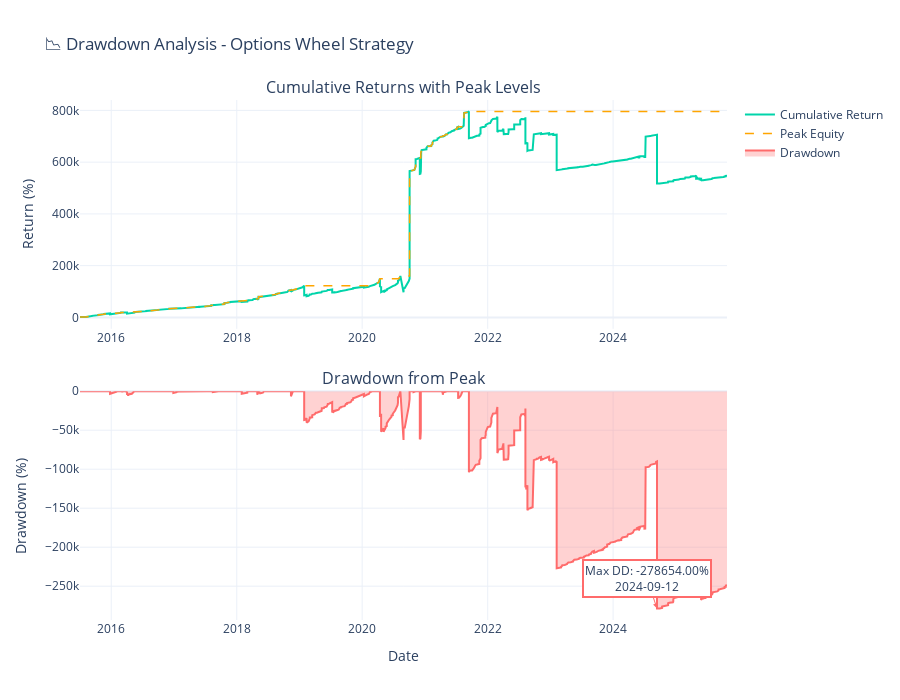

The notebook cell saved with this chart:
### Markdown cell above
## 📉 Drawdown Analysis

Drawdowns measure the decline from peak portfolio value - a critical risk metric for options strategies. This analysis shows:

- **Drawdown curve**: How far below the previous peak equity the portfolio fell at each point
- **Maximum drawdown**: The largest peak-to-trough decline experienced (14.1%)
- **Recovery periods**: How long it took to reach new highs after drawdowns

For a wheel strategy on high-growth tech stocks, drawdowns often occur during:
- Market corrections when both stock prices and option premiums decline
- Periods of getting assigned on stocks that continue falling
- High volatility events that create temporary losses

### Code cell
# Calculate drawdowns
df['Cumulative_Max'] = df['Cumulative_Return_Pct'].cummax()
df['Drawdown'] = df['Cumulative_Return_Pct'] - df['Cumulative_Max']

# Find max drawdown point
max_dd_idx = df['Drawdown'].idxmin()
max_dd_date = df.loc[max_dd_idx, 'Date']
max_dd_value = df.loc[max_dd_idx, 'Drawdown']

# Create drawdown visualization
fig = make_subplots(
    rows=2, cols=1,
    subplot_titles=('Cumulative Returns with Peak Levels', 'Drawdown from Peak'),
    vertical_spacing=0.12,
    row_heights=[0.5, 0.5]
)

# Top panel: Cumulative returns with running maximum
fig.add_trace(go.Scatter(
    x=df['Date'],
    y=df['Cumulative_Return_Pct'],
    mode='lines',
    name='Cumulative Return',
    line=dict(color='#00d4aa', width=2),
    hovertemplate='<b>Date:</b> %{x|%Y-%m-%d}<br><b>Return:</b> %{y:.2f}%<extra></extra>'
), row=1, col=1)

fig.add_trace(go.Scatter(
    x=df['Date'],
    y=df['Cumulative_Max'],
    mode='lines',
    name='Peak Equity',
    line=dict(color='#ffa500', width=1.5, dash='dash'),
    hovertemplate='<b>Date:</b> %{x|%Y-%m-%d}<br><b>Peak:</b> %{y:.2f}%<extra></extra>'
), row=1, col=1)

# Bottom panel: Drawdown
fig.add_trace(go.Scatter(
    x=df['Date'],
    y=df['Drawdown'],
    mode='lines',
    name='Drawdown',
    line=dict(color='#ff6b6b', width=2),
    fill='tozeroy',
    fillcolor='rgba(255, 107, 107, 0.3)',
    hovertemplate='<b>Date:</b> %{x|%Y-%m-%d}<br><b>Drawdown:</b> %{y:.2f}%<extra></extra>'
), row=2, col=1)

# Annotate max drawdown
fig.add_annotation(
    x=max_dd_date,
    y=max_dd_value,
    text=f"Max DD: {max_dd_value:.2f}%<br>{max_dd_date.strftime('%Y-%m-%d')}",
    showarrow=True,
    arrowhead=2,
    arrowcolor='#ff6b6b',
    bgcolor='white',
    bordercolor='#ff6b6b',
    borderwidth=2,
    row=2, col=1
)

fig.update_xaxes(title_text="Date", row=2, col=1)
fig.update_yaxes(title_text="Return (%)", row=1, col=1)
fig.update_yaxes(title_text="Drawdown (%)", row=2, col=1)

fig.update_layout(
    title_text='📉 Drawdown Analysis - Options Wheel Strategy',
    template='plotly_white',
    height=700,
    hovermode='x unified',
    showlegend=True
)

fig.show()

### Figure 1 — Plotly figure (JSON) as saved in the notebook; plotly's stock layout.template omitted (floating-point values rounded to 4 significant figures; data arrays with more than 128 entries replaced by an {"elided": "..."} marker saying what was removed)
{"data": [{"hovertemplate": "<b>Date:</b> %{x|%Y-%m-%d}<br><b>Return:</b> %{y:.2f}%<extra></extra>", "line": {"color": "#00d4aa", "width": 2}, "mode": "lines", "name": "Cumulative Return", "type": "scatter", "x": {"elided": "888 str values"}, "xaxis": "x", "y": {"elided": "888 float values"}, "yaxis": "y"}, {"hovertemplate": "<b>Date:</b> %{x|%Y-%m-%d}<br><b>Peak:</b> %{y:.2f}%<extra></extra>", "line": {"color": "#ffa500", "dash": "dash", "width": 1.5}, "mode": "lines", "name": "Peak Equity", "type": "scatter", "x": {"elided": "888 str values"}, "xaxis": "x", "y": {"elided": "888 float values"}, "yaxis": "y"}, {"fill": "tozeroy", "fillcolor": "rgba(255, 107, 107, 0.3)", "hovertemplate": "<b>Date:</b> %{x|%Y-%m-%d}<br><b>Drawdown:</b> %{y:.2f}%<extra></extra>", "line": {"color": "#ff6b6b", "width": 2}, "mode": "lines", "name": "Drawdown", "type": "scatter", "x": {"elided": "888 str values"}, "xaxis": "x2", "y": {"elided": "888 float values"}, "yaxis": "y2"}], "layout": {"annotations": [{"font": {"size": 16}, "showarrow": false, "text": "Cumulative Returns with Peak Levels", "x": 0.5, "xanchor": "center", "xref": "paper", "y": 1, "yanchor": "bottom", "yref": "paper"}, {"font": {"size": 16}, "showarrow": false, "text": "Drawdown from Peak", "x": 0.5, "xanchor": "center", "xref": "paper", "y": 0.44, "yanchor": "bottom", "yref": "paper"}, {"arrowcolor": "#ff6b6b", "arrowhead": 2, "bgcolor": "white", "bordercolor": "#ff6b6b", "borderwidth": 2, "showarrow": true, "text": "Max DD: -278654.00%<br>2024-09-12", "x": "2024-09-12T17:00:00.001000+00:00", "xref": "x2", "y": -278700.0, "yref": "y2"}], "height": 700, "hovermode": "x unified", "showlegend": true, "title": {"text": "📉 Drawdown Analysis - Options Wheel Strategy"}, "xaxis": {"anchor": "y", "domain": [0, 1]}, "xaxis2": {"anchor": "y2", "domain": [0, 1], "title": {"text": "Date"}}, "yaxis": {"anchor": "x", "domain": [0.56, 1], "title": {"text": "Return (%)"}}, "yaxis2": {"anchor": "x2", "domain": [0, 0.44], "title": {"text": "Drawdown (%)"}}}}
